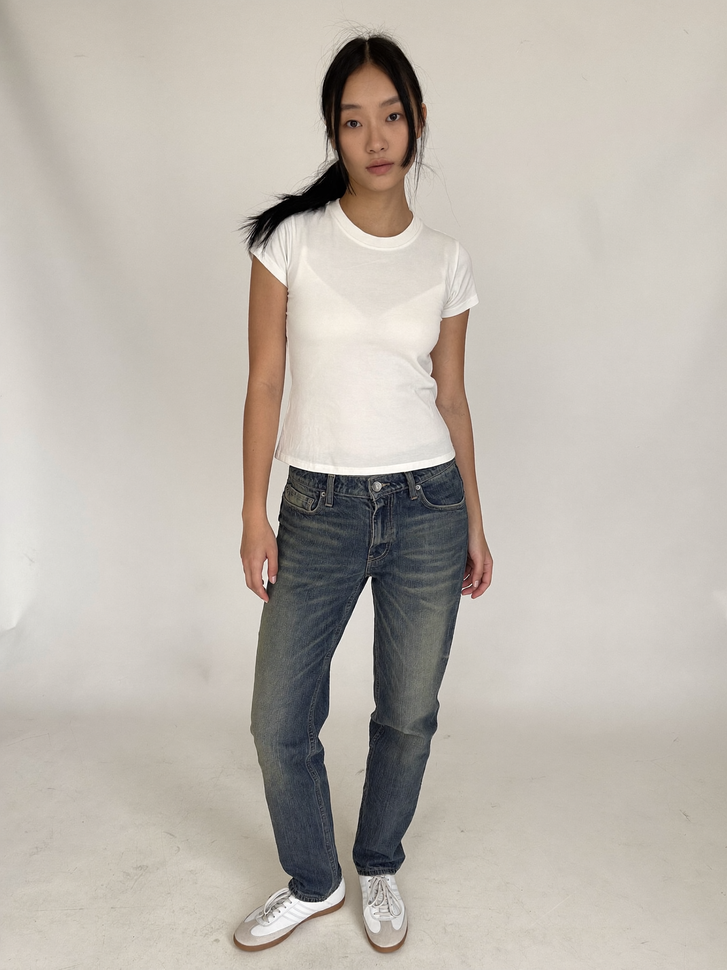
#> input picture vton-demo/models/female_hf_01.png, 727 x 970 px, shrunk from 1536 x 2048 before the run
$ python -i metrics.py   (imports and definitions only)
#> lines starting #> are read from the running program, lines starting #| are printed output that depends on the picture; after the words box and inside, x2 and y2 are one past the last pixel; in counts of white or black regions, pixels touching at a corner belong together
"""모델 사진 계측 — 실루엣에서 머리/발/어깨 위치와 px_per_cm 를 구한다.

실측(cm) 기반으로 마스크 길이를 만들려면, 사진 속 1cm 가 몇 px 인지 알아야 한다.
모델의 실제 키(cm)를 알고 있으면  px_per_cm = (발 y − 머리 y) / 키  로 환산된다.
"""
from __future__ import annotations

from dataclasses import dataclass, asdict
from pathlib import Path

import cv2
import numpy as np


@dataclass
class ModelMetrics:
    width: int
    height: int
    head_y: int          # 머리 최상단 y
    feet_y: int          # 발 최하단 y
    shoulder_y: int      # 어깨선 y (옷 길이 측정 기준점)
    person_px: int       # 머리~발 픽셀 높이
    height_cm: float     # 실제 키
    px_per_cm: float

    def cm_to_px(self, cm: float) -> int:
        return int(round(cm * self.px_per_cm))

    def to_dict(self) -> dict:
        d = asdict(self)
        d["px_per_cm"] = round(self.px_per_cm, 3)
        return d


def person_mask(img_bgr: np.ndarray) -> np.ndarray:
    """GrabCut 으로 인물 전경 마스크(0/255)를 뽑는다. 배경이 단색 스튜디오라 잘 동작."""
    h, w = img_bgr.shape[:2]
    mask = np.zeros((h, w), np.uint8)
    bgd, fgd = np.zeros((1, 65), np.float64), np.zeros((1, 65), np.float64)
    # 인물이 중앙에 세로로 서 있다고 가정한 초기 사각형
    rect = (int(w * 0.18), int(h * 0.01), int(w * 0.64), int(h * 0.98))
    cv2.grabCut(img_bgr, mask, rect, bgd, fgd, 5, cv2.GC_INIT_WITH_RECT)
    fg = np.where((mask == cv2.GC_FGD) | (mask == cv2.GC_PR_FGD), 255, 0).astype("uint8")
    # 잡음 제거 + 구멍 메우기
    k = np.ones((7, 7), np.uint8)
    fg = cv2.morphologyEx(fg, cv2.MORPH_OPEN, k, iterations=2)
    fg = cv2.morphologyEx(fg, cv2.MORPH_CLOSE, k, iterations=3)
    # 가장 큰 연결요소만 남김 (그림자/잡티 제거)
    n, lab, stats, _ = cv2.connectedComponentsWithStats(fg, 8)
    if n > 1:
        big = 1 + int(np.argmax(stats[1:, cv2.CC_STAT_AREA]))
        fg = np.where(lab == big, 255, 0).astype("uint8")
    return fg


def row_widths(fg: np.ndarray) -> np.ndarray:
    """행마다 전경 픽셀 폭(가장 왼쪽~오른쪽)을 계산."""
    out = np.zeros(fg.shape[0], np.int32)
    for y in range(fg.shape[0]):
        xs = np.flatnonzero(fg[y])
        if xs.size:
            out[y] = xs[-1] - xs[0] + 1
    return out


def analyze(image_path: Path, height_cm: float = 168.0) -> tuple[ModelMetrics, np.ndarray]:
#> called with image_path = '../models/female_hf_01.png', height_cm = 168
    img = cv2.imread(str(image_path))
#> img is the input picture: shape (970, 727, 3); mean B, G, R 174.3, 182.5, 189
    if img is None:
        raise FileNotFoundError(image_path)
    h, w = img.shape[:2]
#> h = 970; w = 727
    fg = person_mask(img)
#> in person_mask, `n, lab, stats, _ = cv2.connectedComponentsWithStats(fg, 8)`:
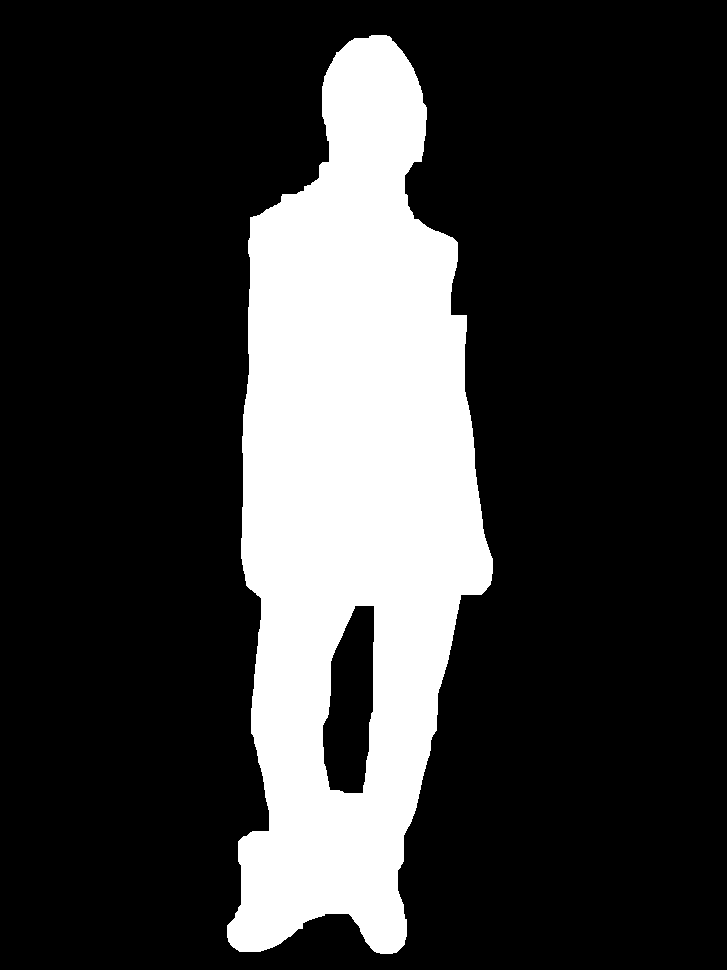
#> fg: shape (970, 727); 21.9% white; 1 white region, box (x1, y1, x2, y2) and area: (227, 35, 493, 954) 154139
    widths = row_widths(fg)
#> after the loop in row_widths, `for y in range(fg.shape[0]):`: out = 970 values, max 252 at index 558, min 0 at index 0, mean 168.9
#> widths has the same summary as out in row_widths
    rows = np.flatnonzero(widths > 0)
#> rows = 919 values from 35 to 953
    if rows.size == 0:
        raise RuntimeError("인물 실루엣을 찾지 못했습니다")
    head_y, feet_y = int(rows[0]), int(rows[-1])
#> head_y = 35; feet_y = 953
    person_px = feet_y - head_y
#> person_px = 918

    # 어깨선: 머리 구간의 최대 폭 대비 폭이 급증하는 첫 지점
    head_band = widths[head_y: head_y + max(1, int(person_px * 0.10))]
#> head_band = 91 values, max 105 at index 72, min 16 at index 0, mean 84.9
    head_w = int(head_band.max()) if head_band.size else 1
#> head_w = 105
    shoulder_y = head_y + int(person_px * 0.16)  # 기본값(대략 어깨 위치)
#> shoulder_y = 181
    for y in range(head_y + int(person_px * 0.06), head_y + int(person_px * 0.30)):
        if widths[y] > head_w * 1.55:
            shoulder_y = y
            break

    m = ModelMetrics(
        width=w, height=h, head_y=head_y, feet_y=feet_y, shoulder_y=shoulder_y,
        person_px=person_px, height_cm=height_cm, px_per_cm=person_px / height_cm,
    )
    return m, fg


def debug_overlay(image_path: Path, m: ModelMetrics, fg: np.ndarray, out: Path) -> None:
    """계측 결과를 선으로 그려 검증용 이미지를 저장."""
    img = cv2.imread(str(image_path))
    tint = img.copy()
    tint[fg > 0] = (0.65 * tint[fg > 0] + 0.35 * np.array([0, 180, 255])).astype("uint8")
    img = tint
    for y, color, label in [
        (m.head_y, (0, 0, 255), "head"),
        (m.shoulder_y, (0, 255, 0), "shoulder"),
        (m.feet_y, (255, 0, 0), "feet"),
    ]:
        cv2.line(img, (0, y), (m.width, y), color, 5)
        cv2.putText(img, label, (12, max(30, y - 12)), cv2.FONT_HERSHEY_SIMPLEX, 1.4, color, 4)
    cv2.putText(img, f"{m.px_per_cm:.2f} px/cm  ({m.height_cm:.0f}cm)",
                (12, m.height - 24), cv2.FONT_HERSHEY_SIMPLEX, 1.5, (30, 30, 30), 4)
    cv2.imwrite(str(out), img)


# [18 lines not run here, left out]

>>> result = analyze('../models/female_hf_01.png')

$ run again, on vton-demo/models/female_avg_01.jpg
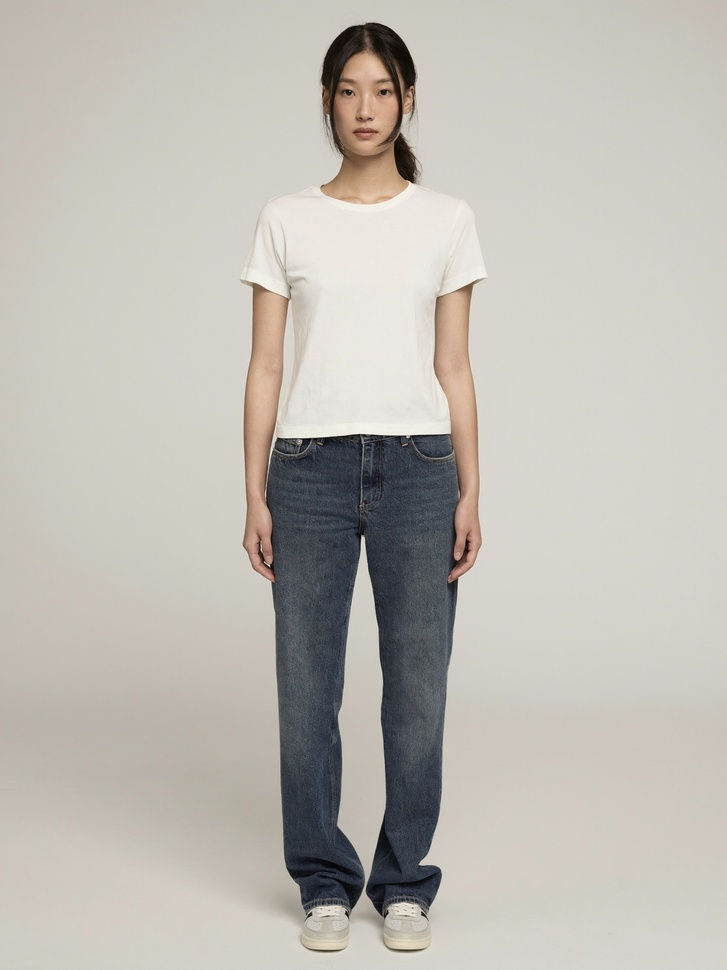
#> input picture vton-demo/models/female_avg_01.jpg, 727 x 970 px, shrunk from 1536 x 2048 before the run
#> in analyze, img is the input picture: shape (970, 727, 3); mean B, G, R 179.4, 186.7, 190.8
#> in person_mask, `n, lab, stats, _ = cv2.connectedComponentsWithStats(fg, 8)`:
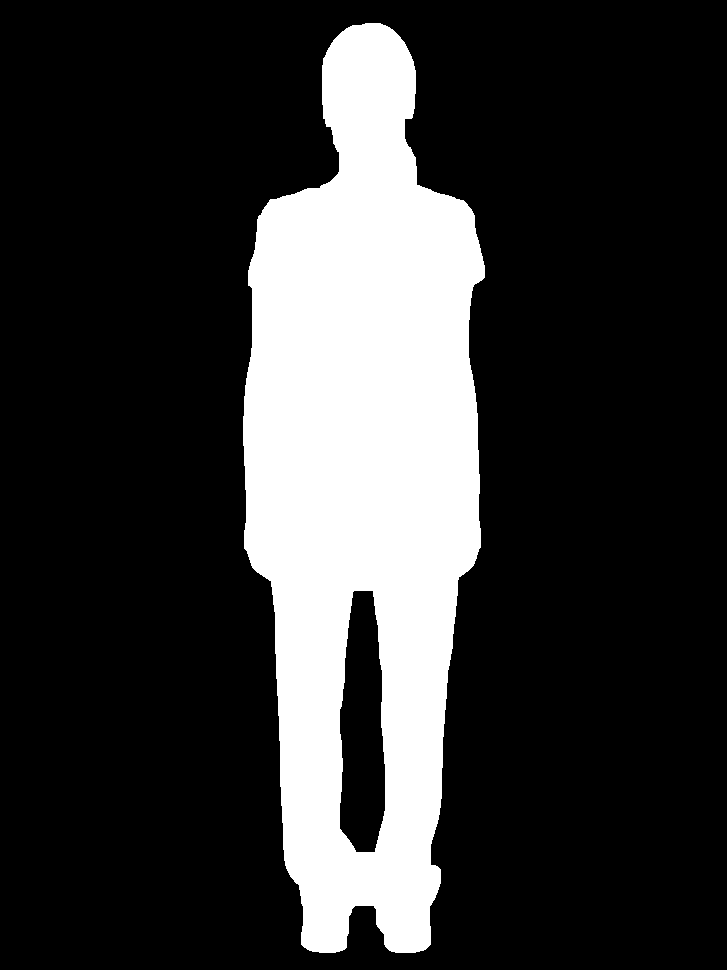
#> fg: shape (970, 727); 21.2% white; 1 white region, box (x1, y1, x2, y2) and area: (243, 23, 485, 953) 149721
#> after the loop in row_widths, `for y in range(fg.shape[0]):`: out = 970 values, max 237 at index 270, min 0 at index 0, mean 165.7
#> widths has the same summary as out in row_widths
#> rows = 930 values from 23 to 952
#> head_y = 23; feet_y = 952
#> person_px = 929
#> head_band = 92 values, max 94 at index 47, min 16 at index 0, mean 82.2
#> head_w = 94
#> in analyze, `shoulder_y = head_y + int(person_px * 0.16)`: shoulder_y = 171
